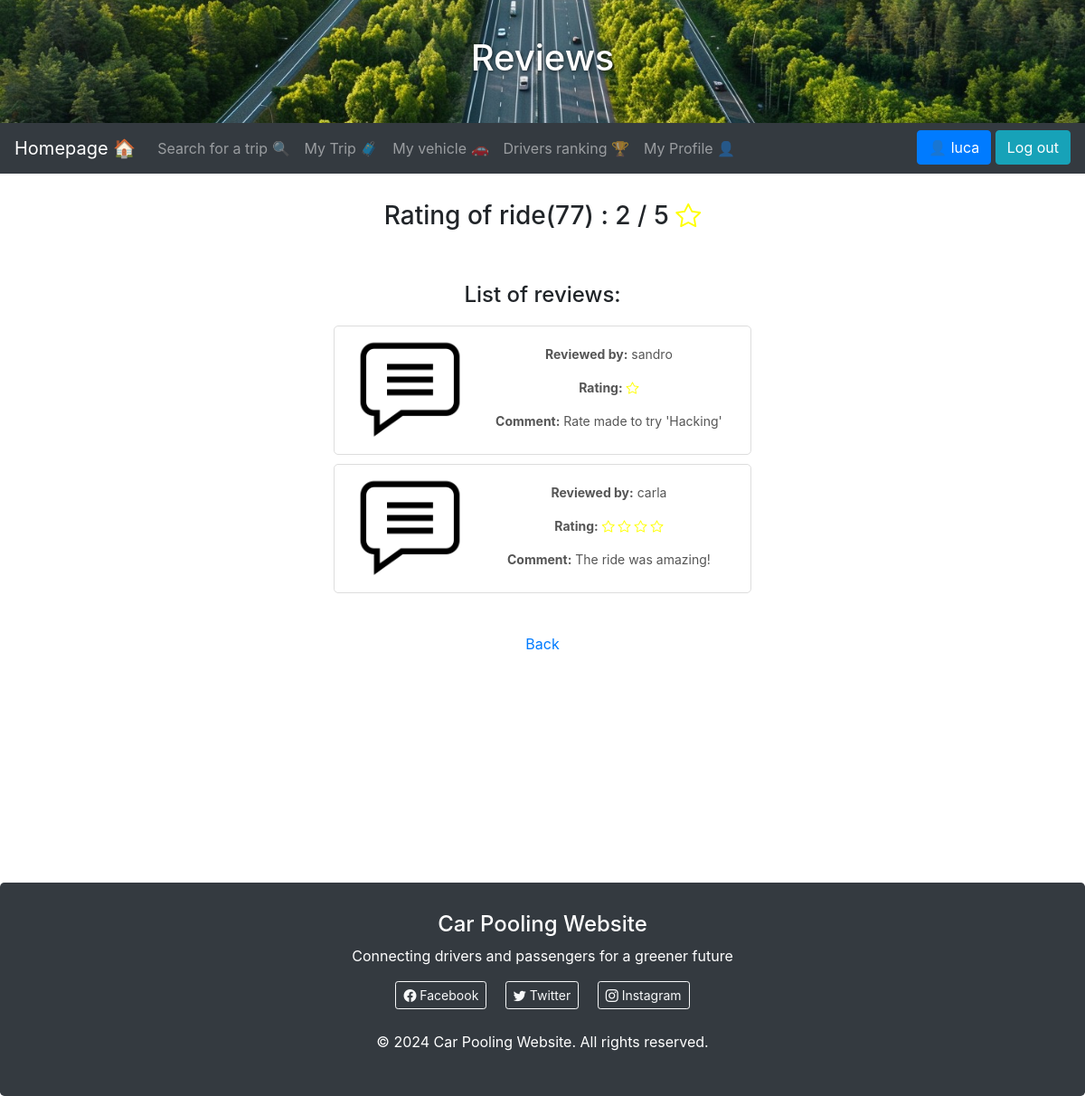
/gestione/review/77 (signed in), run on the app's committed database.
### gestione/models.py (models this page shows, shortened)
class Passenger(models.Model):
    ride = models.ForeignKey(Ride, on_delete=models.CASCADE , related_name = "passengers")
    user = models.ForeignKey(User, on_delete=models.CASCADE , related_name = "passengers_ride" )
    review_id = models.ForeignKey(Review, on_delete=models.SET_NULL , null = True , default = None , blank = True , related_name = "reviewers")
    class Meta:
        constraints = [
            models.UniqueConstraint(fields=['ride', 'user'], name='passenger_primary_key') # Composite Key
        ]

class Review(models.Model):
    rating = models.IntegerField(default=0, validators=[MinValueValidator(0), MaxValueValidator(5)])
    comment = models.CharField(max_length = 100)

### gestione/views.py (the view)
# urls.py: path('review/<int:pk>' , show_review , name='review'),
@login_required
def show_review(request , pk):
    ride_id = pk
    passengers = Passenger.objects.filter(ride = ride_id).exclude(review_id = None)
    referrer = request.META.get('HTTP_REFERER', '/')
    sum = 0
    count = 0
    result = 0
    for p in passengers:
        if(p.review_id):
            sum = sum + p.review_id.rating
            count = count + 1
    if(count != 0):
        result = int(sum / count)
    ctx = {
        'title': 'Reviews',
        'object_list' : passengers,
        'rating_sum' : result,
        'ride_id' : ride_id,
        'referrer' : referrer,
    }
    return render(request, "reviews.html", context = ctx )

### gestione/templates/reviews.html (shortened to what this page needs)
{% extends 'basebs.html' %}
{% load static %}
{% block header1 %}
    <div class="header-background">
        <h1> {{title}} </h1>
    </div>
{% endblock %}
{% block content %}
    {% if object_list|length != 0 %}
        <h3> Rating of ride({{ride_id}}) : {{rating_sum}} / 5 <i style="color: yellow;" class="bi bi-star"></i> </h3>
    {% endif %}
    <br><br>
    <h4> List of reviews: </h1>
    <div class="reviews-container col-md-5">
        {% for passenger in object_list %}
            {% if passenger.review_id %}
                <div class="review row">
                    <div class="col-md-4"><img src="{% static '/img/comment.png' %}" style="height: 120px;" alt="img" class="img-fluid"></div>
                    <div class="reviewer col-md-8">
                        <p><strong>Reviewed by:</strong> {{ passenger.user.username }}</p>
                        <p><strong>Rating:</strong>
                        {%if passenger.review_id.rating == 1 %}
                            <i style="color: yellow;" class="bi bi-star"></i>
                        {%elif passenger.review_id.rating == 2 %}
                            <i style="color: yellow;" class="bi bi-star"></i>
                            <i style="color: yellow;" class="bi bi-star"></i>
                        {%elif passenger.review_id.rating == 3 %}
                            <i style="color: yellow;" class="bi bi-star"></i>
                            <i style="color: yellow;" class="bi bi-star"></i>
                            <i style="color: yellow;" class="bi bi-star"></i>
                        {%elif passenger.review_id.rating == 4 %}
                            <i style="color: yellow;" class="bi bi-star"></i>
                            <i style="color: yellow;" class="bi bi-star"></i>
                            <i style="color: yellow;" class="bi bi-star"></i>
                            <i style="color: yellow;" class="bi bi-star"></i>
                        {% else %}
                            <i style="color: yellow;" class="bi bi-star"></i>
                            <i style="color: yellow;" class="bi bi-star"></i>
                            <i style="color: yellow;" class="bi bi-star"></i>
                            <i style="color: yellow;" class="bi bi-star"></i>
                            <i style="color: yellow;" class="bi bi-star"></i>
                        {% endif %}
                        <p><strong>Comment:</strong> {{ passenger.review_id.comment }}
                    </div>
                </div>
            {% endif %}
        {% empty %}
        <br>
        <div class="alert alert-primary" style="background-color: #731cfd;color: white;" role="alert">
            There aren't reviews
          </div>
        {% endfor %}
    </div>
    <br>
    <a href="{{ referrer }}">Back</a>
    <br><br><br>
{% endblock %}

### templates/basebs.html (shortened to what this page needs)
<!DOCTYPE html>
<html lang="en">
<head>
  {% block head %}
  <link rel="stylesheet" href="https://cdn.jsdelivr.net/npm/bootstrap@4.6.1/dist/css/bootstrap.min.css">
  <link rel="stylesheet" href="https://cdn.jsdelivr.net/npm/bootstrap-icons@1.11.3/font/bootstrap-icons.min.css">
  {% endblock %}
  {% load crispy_forms_tags %}
</head>
<body>
<div class="jumbotron text-center" style="margin:0 ; padding: 0;">
{% block header1 %}{% endblock %}
</div>
<nav class="navbar navbar-expand-sm bg-dark navbar-dark">
{% block navbar %}
    <a class="navbar-brand" href="{% url 'home' %}">Homepage 🏠 </a>
    <div class="collapse navbar-collapse" id="collapsibleNavbar">
      <ul class="navbar-nav w-100 d-flex">
        <li class="nav-item">
          <a class="nav-link" href="{% url 'search_trip' %}">Search for a trip 🔍</a>
        </li>
        <li class="nav-item">
          <a class="nav-link" href="{% url 'trips' 'passenger' %}">My Trip 🧳</a>
        </li>
        <li class="nav-item">
          <a class="nav-link" href="{% url 'garage' %}">My vehicle 🚗</a>
        </li>
        <li class="nav-item">
          <a class="nav-link" href="{% url 'ranking' %}">Drivers ranking 🏆</a>
        </li>
        <li class="nav-item">
          <a class="nav-link" href="{% url 'profile' %}">My Profile 👤</a>
        </li>
        {% if user.is_authenticated %}
            <form id="logout-form" method="post" action="{% url 'logout' %}">
              {% if user.is_superuser %}
              <a href="/admin" type="button" class="btn btn-primary"> 👤 {{user.username}} </a>
              {% else %}
              <a href="{% url 'profile' %}" type="button" class="btn btn-primary"> 👤 {{user.username}} </a>
              {% endif %}
              <button type="submit" class="btn btn-info">Log out</button>
            </form>
        {% else %}
        <li class="nav-item ml-auto">
          <a class="btn btn-info" href="{% url 'register' %}" role="button">Registrati</a>
          <a class="btn btn-info" href="{% url 'login' %}" role="button">Login</a>
          <a class="btn btn-warning" href="/admin/" role="button">Admin Login</a>
        </li>
        {% endif %}
    </ul>
    </div>
{% endblock %}
</nav>
<div class="container" style="margin-top:30px">
    <div class="col-sm-22">
      <center>
      {% block content %}
      {% endblock %}
      <br>
      </center>
    </div>
</div>
<div class="jumbotron text-center" style="margin-bottom:0; margin-top: 180px; background-color: #343a40; color: white; padding: 2rem 1rem; ">
{% block footer %}
      <div class="container">
          <h4>Car Pooling Website</h4>
          <p>Connecting drivers and passengers for a greener future</p>
          <div class="my-3">
              <a href="#" class="btn btn-outline-light btn-sm mx-2"><i class="bi bi-facebook"></i> Facebook</a>
              <a href="#" class="btn btn-outline-light btn-sm mx-2"><i class="bi bi-twitter"></i> Twitter</a>
              <a href="#" class="btn btn-outline-light btn-sm mx-2"><i class="bi bi-instagram"></i> Instagram</a>
          </div>
          <div class="mt-4">
              <p>&copy; 2024 Car Pooling Website. All rights reserved.</p>
          </div>
      </div>
{% endblock %}
</div>
</body>
</html>

### templates/basebs.html (style rules this page uses)
.header-background { background-image: url('/static/img/home_background.jpg'); background-size: cover; background-position: center; padding: 40px; color: white; text-shadow: 1px 1px 4px rgba(0, 0, 0, 0.7); width: 100vw; margin-left: calc(-50vw + 50%); }
.reviews-container { margin: 20px; }
.review { border: 1px solid #ddd; padding: 10px; margin-bottom: 10px; border-radius: 5px; }
.reviewer { margin-top: 10px; font-size: 14px; color: #555; }

### data on the page
Passenger: user.username "sandro", review_id.comment "Rate made to try 'Hacking'"
Passenger: user.username "carla", review_id.comment "The ride was amazing!"

### other printed values
{{ title }} "Reviews"
{{ user.username }} "luca"
{{ ride_id }} "77"
{{ rating_sum }} "2"
